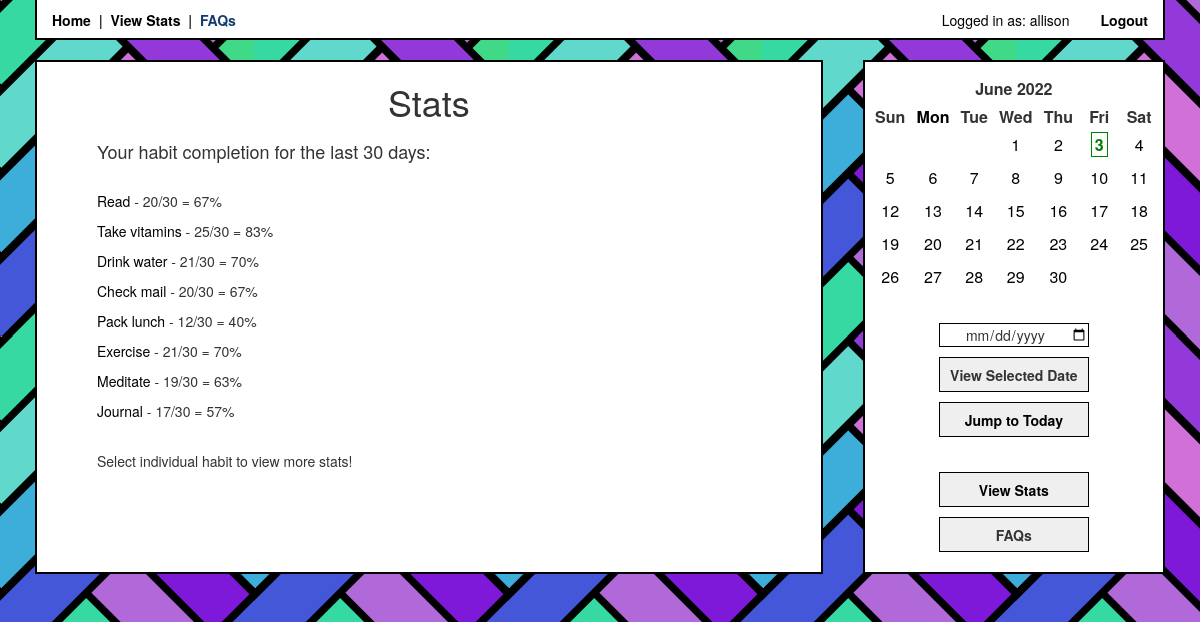
/viewStats/ (signed in), run on the app's committed database.
### app/models.py (models this page shows, shortened)
class User(UserMixin, db.Model):
    id = db.Column(db.Integer, primary_key=True)
    username = db.Column(db.String(64), index=True, unique=True)
    email = db.Column(db.String(120), index=True, unique=True)
    password_hash = db.Column(db.String(128))
    habits = db.relationship('Habit', cascade='all, delete', backref='user')
    checks = db.relationship('Check', cascade='all, delete', backref='user')

class Habit(db.Model):
    id = db.Column(db.Integer, index=True, primary_key=True)
    name = db.Column(db.String(120), index=True)
    notes = db.Column(db.Text)
    custom_schedule = db.Column(db.Boolean, default=False)
    days = db.Column(db.String(7))
    user_id = db.Column(db.Integer, db.ForeignKey('user.id')) ##
    checks = db.relationship('Check', cascade='all, delete', backref='habits')

### app/routes.py (the view)
@login_required
@app.route('/viewStats/')
@app.route('/viewStats/<range>')
def viewStats(range=30):
    try:
        numRange = int(range)
        type = 'range'
    except:
        type = 'month'
        month = range.rstrip('1234567890')
        year = range[len(month):]
        print('range =', month, year)
    month = getMonthCalendar(datetime.today())
    statsList = getStats(30)
    for stat in statsList:          # append completion % to habit stats list
        stat.append(round(stat[2]/range * 100))
    return render_template('viewStats.html', title='View Stats',
    stats=statsList, type=type, days=range, month=month)

### app/helpers.py (called while the page is built)
def getMonthCalendar(date):
    month, year = date.month, date.year
    today = date.today()
    calHTML = CustomCal(month, year).formatmonth(year, month)
    editedCal = calHTML
    if month == today.month and year == today.year:
        editDate = '>' + str(today.day) + '<'
        display = '><b><span class="today">  ' + str(today.day) + '  </span></b><'
        editedCal = calHTML.replace(str(editDate), display)
    editDate = '>' + str(date.day) + '<'
    display = '><span id="onDate">  ' + str(date.day) + '  </span><'
    editedCal = editedCal.replace(str(editDate), display)
    return editedCal

    def formatday(self, day, weekday):
        strDay = str(day)
        month = str(self.month)
        year = str(self.year)
        if len(strDay) == 1:
            strDay = '0' + strDay
        if len(month) == 1:
            month = '0' + month
        date = year + '-' + month + '-' + strDay
        if day == 0:
            return '<td class="noday">&nbsp;</td>'
        else:
            return '<td class="%s" id="calDate"><a class="calDate" href="javascript:f();" name="%s">%d</a></td>' % (self.cssclasses[weekday], date, day)

### app/models.py (called while the page is built)
@login.user_loader
def load_user(id):
    return User.query.get(int(id))

### app/templates/viewStats.html (shortened to what this page needs)
{% extends 'bootstrap/base.html' %}
{% block styles %}
{{super()}}
<link rel="stylesheet" href="{{ url_for('static', filename='style.css') }}">
{% endblock %}
{% block content %}
<div class="container">
<div class="main">
{% include 'stats.html' %}
</div>
{% include 'sidebar.html' %}
</div>
{% endblock %}

### app/templates/header.html (shortened to what this page needs)
{% block head %}
<head>
    <div class="navbar">
        <a class="navlink" href="/">Home</a>
        &nbsp;|&nbsp;
        <a class="navlink" href="{{ url_for('viewStats') }}">View Stats</a>
        &nbsp;|&nbsp;
        <a class="navlink" href="">FAQs</a>
        <div class="right">
        {% if current_user.is_anonymous %}
        <a class="navlink" href="{{ url_for('login') }}">Login</a>
        {% else %}
        Logged in as: {{ current_user.username }}
        <a class="navlink" href="{{ url_for('logout') }}">Logout</a>
        {% endif %}
        </div>
    </div>
</head>
{% endblock %}

### app/templates/stats.html
{% block content %}
<div class="content">
    <h1 class="center-h">Stats</h1>
    <div class="habits">
    {% if type == 'range' %}
    <h4>Your habit completion for the last {{days}} days:</h2>
    <br />
    {% endif %}
    {% for stat in stats %}
    <p><a href="{{ url_for('habitStats', habit_id=stat[0]) }}">{{ stat[1] }}</a> - {{ stat[2] }}/30 = {{ stat[3] }}%</p>
    {% endfor %}
    <br />
    Select individual habit to view more stats!
    </div>
</div>
{% endblock %}

### app/templates/sidebar.html
<div class="sidebar">
    <div class="calendar-display">
        {{ month | safe }}
    </div>
    <br />
    <div class="button-display">
        <label for="datepicker">
            <input type="date" id="datepicker" value={{date}}><br />
            <button id="datepicker-submit" class="sidebar-button">View Selected Date</button><br />
            <a href="{{ url_for('viewDate') }}"><button class="sidebar-button">Jump to Today</button></a>
        </label>
        <br /><br />
        <a href="{{ url_for('viewStats') }}"><button class="sidebar-button">View Stats</button></a>
        <br />
        <button class="sidebar-button">FAQs</button>
    </div>
</div>

### app/static/style.css (style rules this page uses)
.navbar { background-color: white; border: 2px solid black; border-top: transparent; border-radius: 0; margin-left: 35px; margin-right: 35px; padding-top: 10px; padding-left: 15px; padding-right: 15px; margin-bottom: 0px; font-weight: bold; min-height: 40px; }
.navlink, .navlink:hover { color: rgb(19, 59, 111); font-weight: bold; padding: 0px; }
a, a:hover { color: black; }
.right { float: right; color: black; font-weight: normal; }
body { background-image: url("../static/hb.png"); margin: 0px; padding: 0px; }
label { font-weight: normal; }
.container { display: flex; flex-direction: row; width: 100%; }
.sidebar, .main { display: flex; flex-direction: column; margin: 20px; border: 2px solid black; background-color: white; padding-bottom: 15px; }
.sidebar { flex-grow: 1; min-width: 220px; }
.main { flex-grow: 5; min-width: 350px; }
.content { padding-left: 10px; padding-right: 10px; }
.center-h { margin-bottom: 20px; align-content: center; text-align: center; }
.habits { padding-left: 50px; font-weight: normal; }
.calendar-display { margin: 5px; }
th { text-align: center; }
th.month { padding-top: 10px; padding-bottom: 5px; width: 50%; margin: 5px auto; text-align: center; }
.month { text-align: center; }
td { padding: 5px; }
.today { font-weight: bold; color: green; padding-left: 3px; padding-right: 3px; margin: 2px; border: 1px solid; }
#calDate, .calDate, a:link { color: black; }
.mon { color: black; }
.button-display { align-self: center; }
.sidebar-button { width: 150px; height: 35px; font-weight: bold; border: 1px solid black; border-radius: 0; margin-top: 5px; margin-bottom: 5px; }
#datepicker, #datepicker-submit { margin-top: 5px; margin-bottom: 5px; align-items: center; width: 150px; border: 1px solid black; border-radius: 0; text-align: center; }

### data on the page
User: username "allison"
Habit: name "Read", stat "20", stat "67"
Habit: name "Take vitamins", stat "25", stat "83"
Habit: name "Drink water", stat "21", stat "70"
Habit: name "Check mail", stat "20", stat "67"
Habit: name "Pack lunch", stat "12", stat "40"
Habit: name "Exercise", stat "21", stat "70"
Habit: name "Meditate", stat "19", stat "63"
Habit: name "Journal", stat "17", stat "57"

### other printed values
{{ days }} "30"
{{ month | safe }} "June 2022 Sun Mon Tue Wed Thu Fri Sat 1 2 3 4 5 6 7 8 9 10 11 12 13 14 15 16 17 18 19 20 21 22 23 24 25 26 27 28 29 30"
